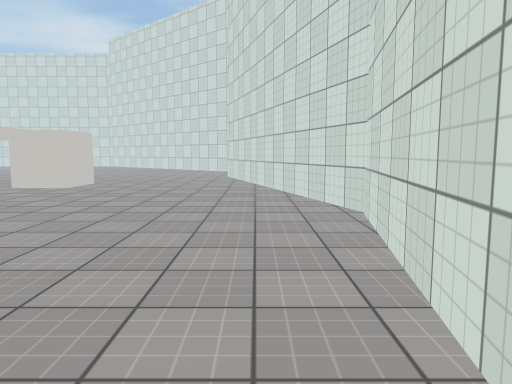
view 1 (above)

21 first-person views from a walk through a Unity game level. The camera is 1.3 m above the floor, tilts 6° down and sees 70° across. The floor is counted in squares, 1 m on a side. Each view is taken from the middle of a square. On the plan, view 1 faces up. The plan holds only what a view shows up to about 15 squares ahead; the rest is blank. The place goes on beyond the plan. The player character is not drawn. Surface patterns are stand-ins for the level's own textures.

view 2
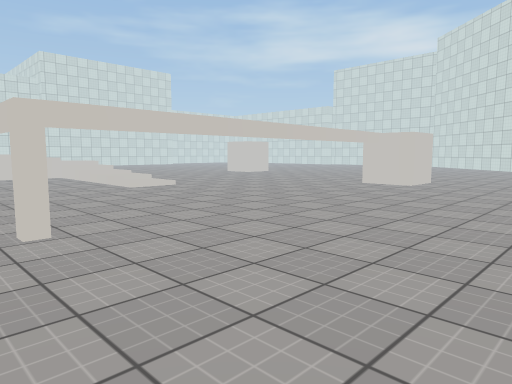

view 3
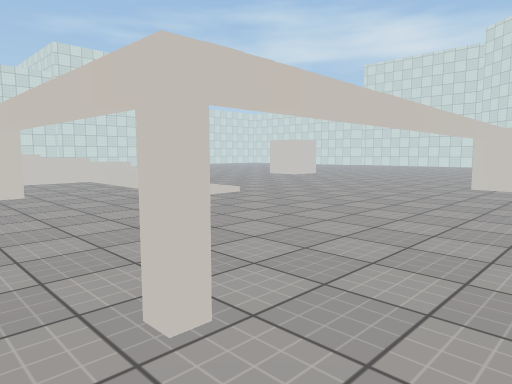

view 4
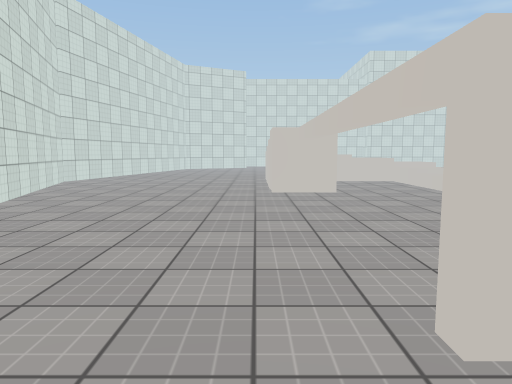

view 5
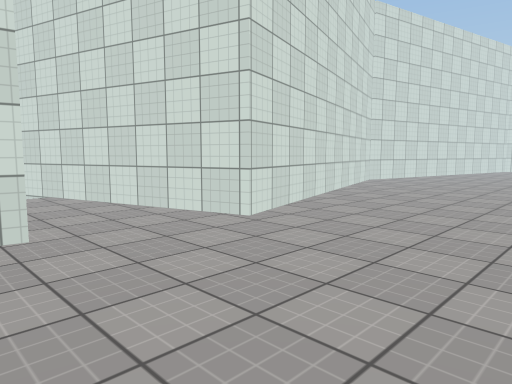

view 6
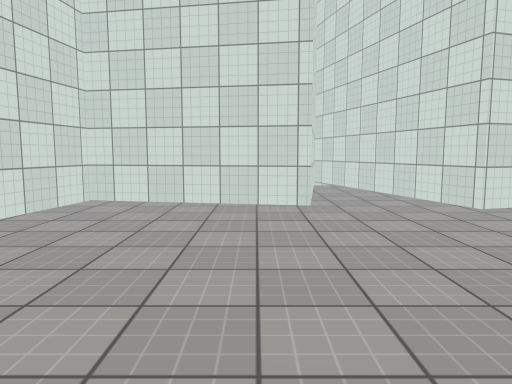

view 7
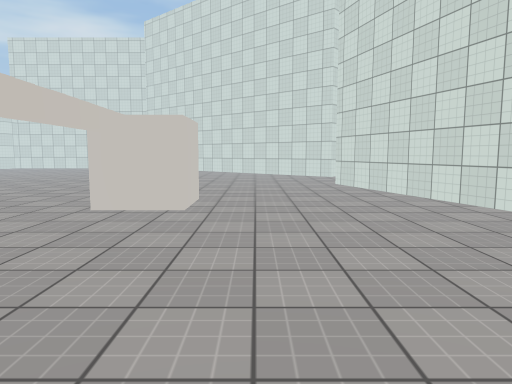

view 8
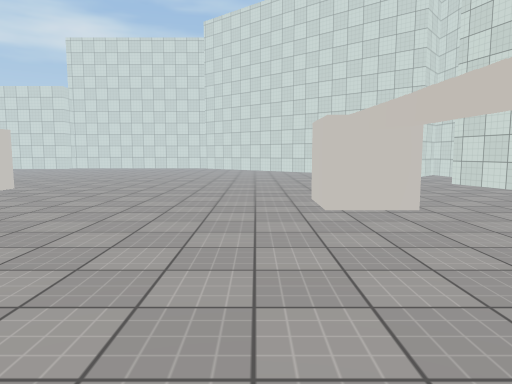

view 9
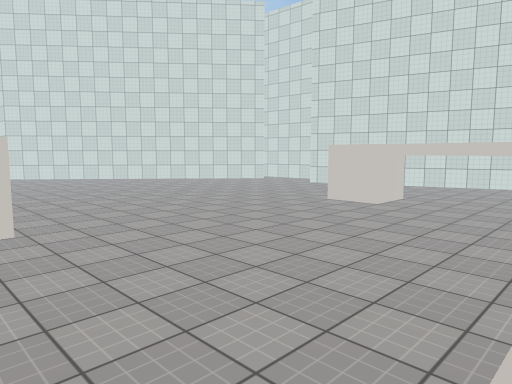

view 10
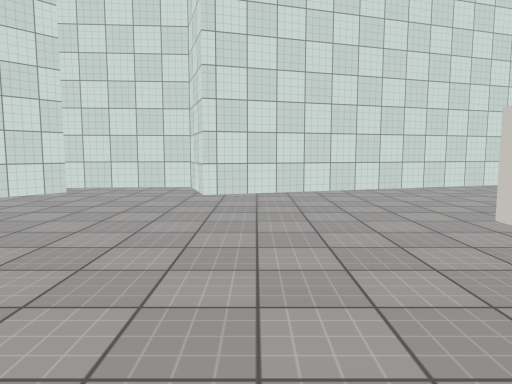

view 11
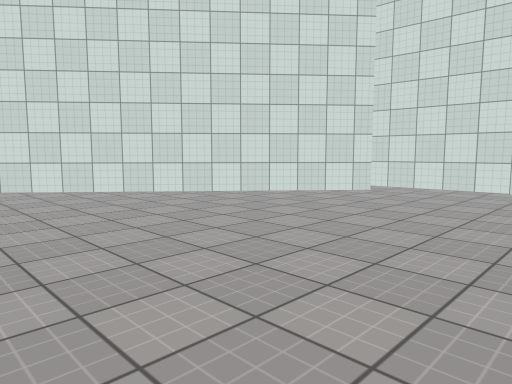

view 12
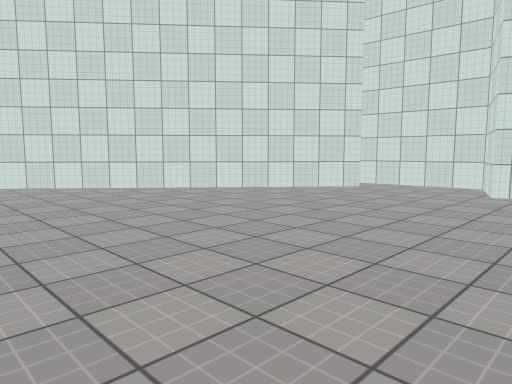

view 13
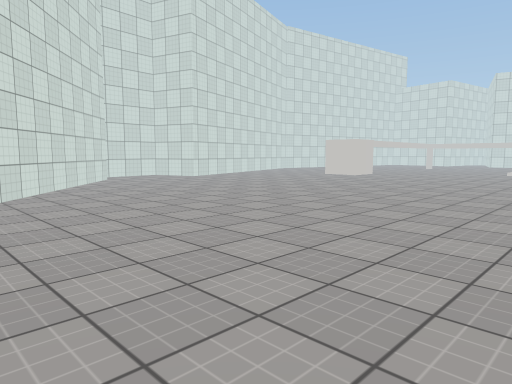

view 14
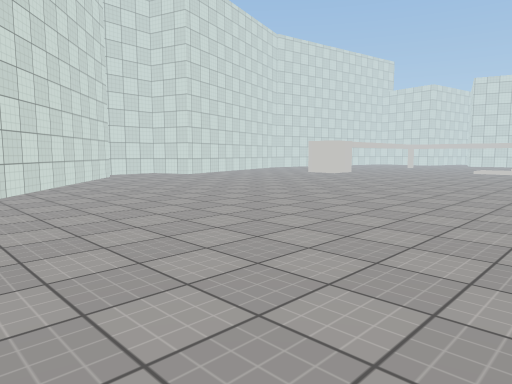

view 15
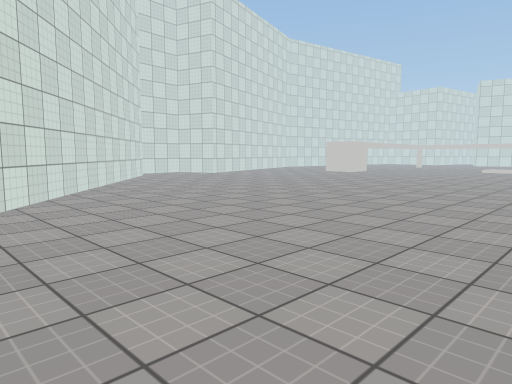

view 16
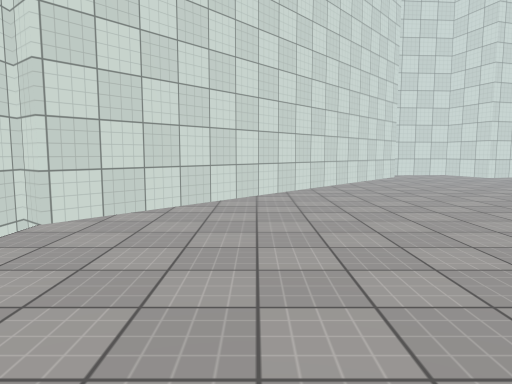

view 17
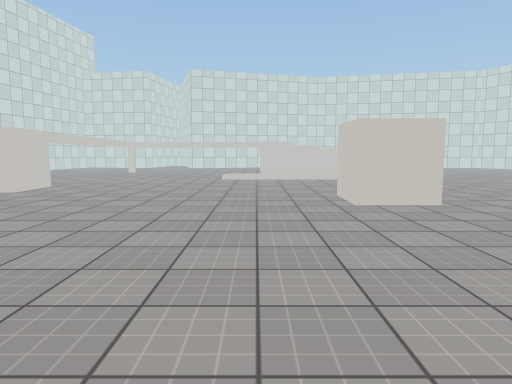

view 18
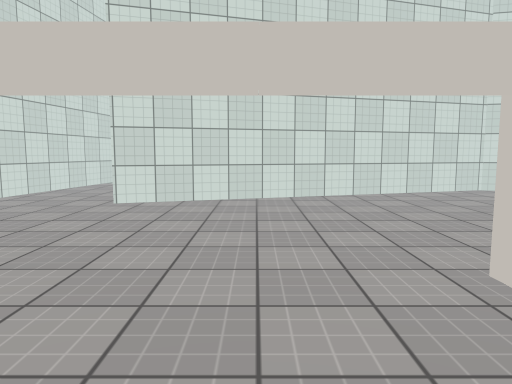

view 19
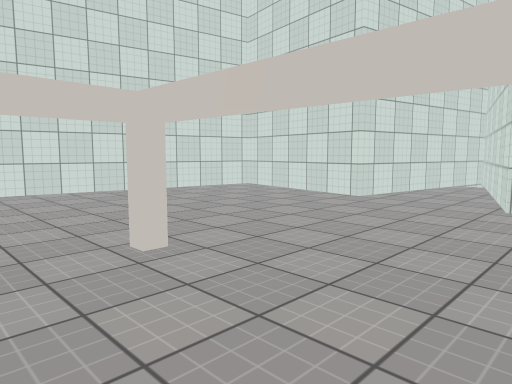

view 20
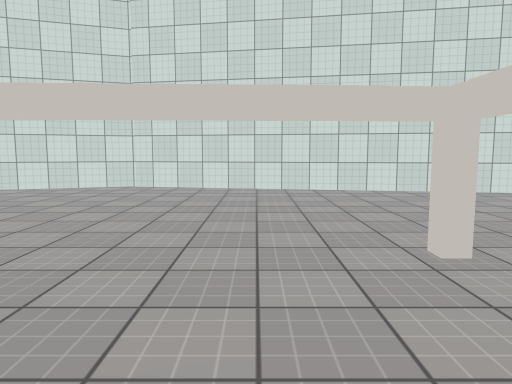

view 21
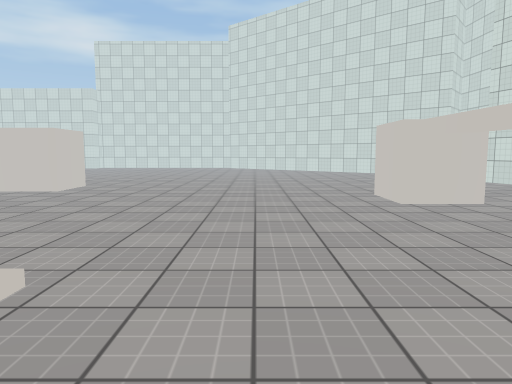

### Floor plan
Points are (right, up) in squares from view 1. A wall is a line through its corners. A room is listed if a view was taken in it or the views show most of it. See-through windows are left out.
Room 1 (views 1, 2, 3, 4, 5, 6, 7, 8, 9, 10, 11, 12, 13, 14, 15, 16, 17, 18, 19, 20, 21)
walls: (2.5, 7.6) (-1.6, 20.6) (1.1, 21.5) (0.8, 26.2); (-0.7, 25.3) (-14.4, 36.9); (-21.6, -9.8) (-10.3, -6.5) (-8.2, -13.6); (-7.5, -13.5) (-6.4, -7.1) (-0.4, -8.1) (2.3, 7.7)
objects: other object (-20, 16) to (-18, 17); other object (-16, 0); other object (-8, 13) to (-7, 15); other object (-7, 0) to (-7, 1)

Positions as (right, up) in squares from view 1, and headings:
1: (0, 0), facing up
2: (-1, -1), facing up-left
3: (-5, -1), facing up-left
4: (-5, -1), facing left
5: (-5, -1), facing down-left
6: (-5, 2), facing down
7: (-5, 5), facing up
8: (-10, 5), facing up
9: (-20, 7), facing up-right
10: (-13, 19), facing right
11: (-13, 19), facing up-right
12: (-14, 18), facing up-right
13: (-19, 33), facing down-right
14: (-21, 34), facing down-right
15: (-21, 36), facing down-right
16: (-21, 33), facing right
17: (-16, 26), facing down
18: (-14, 3), facing down
19: (-12, 3), facing down-right
20: (-12, 3), facing right
21: (-12, 4), facing up
